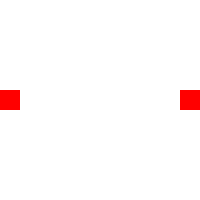
Frame 1 (no input)
Frame 60 (the mouse pressed at the canvas centre just before this capture): identical to frame 1, image omitted
Frame 120 (the mouse held since frame 60 and released just before this capture): identical to frame 1, image omitted

The Processing sketch that drew this single still picture (run headless with seeded random() and noise(); from frame 60 on, the mouse is pressed at the canvas centre):

// Processing sketch: scrolltest
// ── scrolltest.pde
VScrollbar vs1, vs2;  //names vs1 and vs2 as variables of type Vscrollbar

void setup()
{
  size(200, 200);     //size of display
  noStroke();      
  vs1 = new VScrollbar(10, 0, 20, height, 1);    //Creates new object from the class Vscrollbar. Sets parameters for scroll button
  vs2 = new VScrollbar(width-10, 0, 20, height, 1);
}

void draw()
{
  background(255);
  
  // Get the position of the left scrollbar
  // and convert to a value to display the left image 
  //float leftPos = vs1.getPos();  //-height+150;
  //fill(255);
    //image(left, 0, height/2-leftWidth/2 + leftPos*2);
  
  // Get the position of the right scrollbar
  // and convert to a value to display the right image
  //float rightPos = vs2.getPos();  //-width/2;
  //fill(255);
    //image(right, leftWidth, height/2-rightWidth/2 + rightPos*2);
 
  vs1.update();
  vs2.update();
  vs1.display();
  vs2.display();
}

class VScrollbar
{
  int swidth, sheight;    // width and height of bar
  int xpos, ypos;         // x and y position of bar
  float spos, newspos;    // x position of slider
  int sposMin, sposMax;   // max and min values of slider
  int loose;              // how loose/heavy
  boolean over;           // is the mouse over the slider?
  boolean locked;
  float ratio;

  VScrollbar (int xp, int yp, int sw, int sh, int l) {
    swidth = sw;
    sheight = sh;
    int heighttowidth = sh - sw;
    ratio = (float)sh / (float)heighttowidth;
    xpos = xp-swidth/2;
    ypos = yp;
    spos = ypos + sheight/2 - swidth/2;
    newspos = spos;
    sposMin = ypos;
    sposMax = ypos + sheight - swidth;
    loose = l;
  }

  void update() {
    if(over()) {
      over = true;
    } else {
      over = false;
    }
    if(mousePressed && over) {
      locked = true;
    }
    if(!mousePressed) {
      locked = false;
    }
    if(locked) {
      newspos = constrain(mouseY-swidth/2, sposMin, sposMax);
    }
    if(abs(newspos - spos) > 1) {
      spos = spos + (newspos-spos)/loose;
    }
  }

  int constrain(int val, int minv, int maxv) {
    return min(max(val, minv), maxv);
  }

  boolean over() {
    if(mouseX > xpos && mouseX < xpos+swidth &&
    mouseY > ypos && mouseY < ypos+swidth) {
      return true;
    } else {
      return false;
    }
  }

  void display() {
    fill(255);
    rect(xpos, ypos, swidth, sheight);
    if(over || locked) {
      fill(255, 255, 0);
    } else {
      fill(255, 0, 0);
    }
    rect(xpos, spos, swidth, swidth);
  }

  //float getPos() {
    // Convert spos to be values between
    // 0 and the total width of the scrollbar
    //return spos * ratio;
  //}
}
